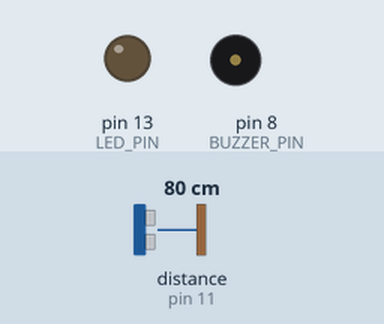
Bench run of a sketch on a simulated Arduino Uno, built with avr-gcc and run on an emulated ATmega328P. On the bench: output pins drawn as LEDs (lit = HIGH), buzzer (waves = sounding, pin HIGH). Wiring (inferred from the names in the program): ultrasonic range finder: trigger pin 12; echo pin 11. Dashed ring = blinking. Inputs (shaded band) come from the test bench; at power-on: distance to the obstacle (sensor on pin 11) 80 cm. The echo pulse lasts 58.3 µs per cm; pins used as bus, display or sensor lines are not drawn.

Above: at 0.12 s.
At 4.2 s:
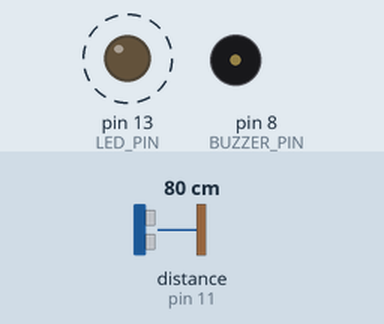
4.4 s: distance to the obstacle (sensor on pin 11) set to 96 cm
At 4.7 s:
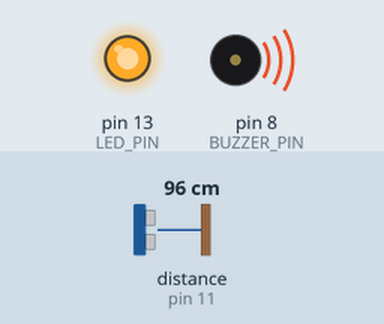
7.4 s: distance to the obstacle (sensor on pin 11) set to 102 cm
10.4 s: distance to the obstacle (sensor on pin 11) set to 2 cm
Timing chart, 0 to 19.4 s (numbered marks = the images above; inputs shaded):
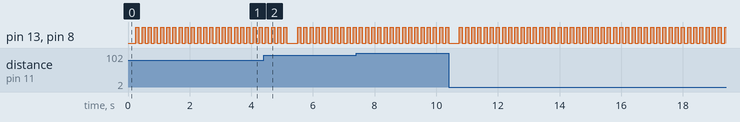

Measured:
- by itself, pin 13 (LED_PIN), pin 8 (BUZZER_PIN): repeats every 0.20 s: HIGH 0.10 s, LOW 0.10 s

The sketch:

uno_r3_sketch_PD_V_1.2.ino
```cpp
const int TRIG_PIN = 12;
const int ECHO_PIN = 11;
const int BUZZER_PIN = 8;
const int LED_PIN = 13;

const int ALARM_THRESHOLD_CM = 100;
const long READING_INTERVAL_MS = 250;
const int ALARM_DURATION_MS = 5000;
const int PULSE_RATE_MS = 100;

long lastReadingTime = 0;
long lastToggle = 0;
bool alarmState = LOW;

long alarmTriggerTime = 0;

void setup() {
  pinMode(TRIG_PIN, OUTPUT);
  pinMode(ECHO_PIN, INPUT);
  pinMode(BUZZER_PIN, OUTPUT);
  pinMode(LED_PIN, OUTPUT);
}

void loop() {

  if (millis() - lastReadingTime >= READING_INTERVAL_MS) {
    lastReadingTime = millis();

    int currentDistance = getDistanceCm();

    if (currentDistance > 0 && currentDistance < ALARM_THRESHOLD_CM) {
      if (alarmTriggerTime == 0 || millis() - alarmTriggerTime > ALARM_DURATION_MS) {
         alarmTriggerTime = millis();
      }
    }
  }

  if (alarmTriggerTime != 0 && millis() - alarmTriggerTime < ALARM_DURATION_MS) {
    handleAlarmOutput(true);
  } else {
    handleAlarmOutput(false);
    alarmTriggerTime = 0;
  }
}

int getDistanceCm() {
  digitalWrite(TRIG_PIN, LOW);
  delayMicroseconds(2);

  digitalWrite(TRIG_PIN, HIGH);
  delayMicroseconds(10);
  digitalWrite(TRIG_PIN, LOW);

  long duration = pulseIn(ECHO_PIN, HIGH);

  return duration / 58;
}

void handleAlarmOutput(bool isAlarmActive) {
  if (isAlarmActive) {
    if (millis() - lastToggle >= PULSE_RATE_MS) {
      lastToggle = millis();

      alarmState = !alarmState;

      digitalWrite(BUZZER_PIN, alarmState);
      digitalWrite(LED_PIN, alarmState);
    }
  } else {
    if (alarmState == HIGH) {
      digitalWrite(BUZZER_PIN, LOW);
      digitalWrite(LED_PIN, LOW);
      alarmState = LOW;
      lastToggle = 0;
    }
  }
}
```
